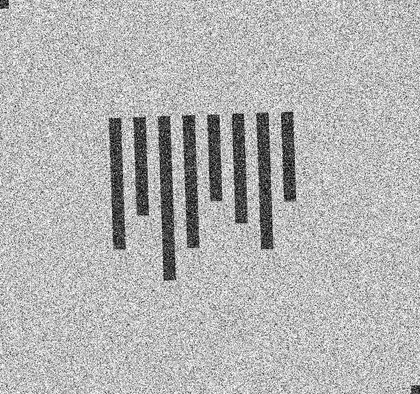
%> input picture resource/noised_0.5.bmp, 420 x 394 px, shrunk from 1024 x 960 before the run
$ octave test_dft.m   (GNU Octave 9; MATLAB toolbox functions it lacks are replaced by stand-ins)
%> lines starting %> are read from the running program, lines starting %| are printed output that depends on the picture
%% 测试频域滤波的效果
clc, clear, close all;
% A = imread('../resource/xx-grating_002_0.bmp');
A = imread('../resource/noised_0.5.bmp');
%> A is the input picture: size 394x420x3 uint8; min 0, max 255, mean 179.9
% x = A;
x = rgb2gray(A);

% y=imnoise(x,'gaussian',0,0.02);  %加入均值为0，方差为0.02的高斯噪声
y = x;
f = double(y); %将数据类型转换成double
F = fft2(f); %二维傅里叶变换
F1 = fftshift(F); %中心化，将低频频谱由四周转换到中心，距离中心越远的频率越高
[M, N] = size(F);
%> M = 394; N = 420
% n = 2;  %巴特沃斯低通滤波器的阶数
D0 = 50;  %设置截止频率为50
m = fix(M/2);
%> m = 197
n = fix(N/2);
%> n = 210
for i=1:M
    for j=1:N
        D = sqrt((i-m)^2+(j-n)^2);
        % h1 = 1 / (1 + (D / D0)^(2 * n));  %计算巴特沃兹低通滤波器
        h2 = exp(-(D.^2)./(2 * (D0^2)));  %计算高斯低通滤波器
        % G1(i,j) = h1 * F1(i,j);
        G2(i,j) = h2 * F1(i,j);
    end
end
% G1 = ifftshift(G1);  %将巴特沃兹低通滤波后的频谱反中心化
% G11 = uint8(real(ifft2(G1)));  %取二维傅里叶反变换后的实部
G2 = ifftshift(G2);  %将高斯低通滤波后的频谱反中心化
G22 = uint8(real(ifft2(G2)));  %取二维傅里叶反变换后的实部
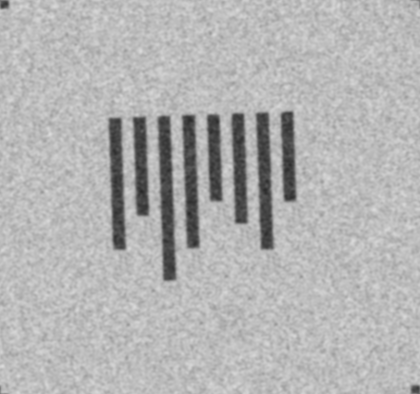
%> G22: size 394x420 uint8; min 39, max 218, mean 179.8
% [8 lines of commented-out code are left out]


subplot(2,2,1),imshow(x),title('原图');
subplot(2,2,2),imshow(G22),title('高斯低通滤波后图像');
subplot(2,2,3),imshow(log(1+abs(F)),[ ]),title('加噪图像的频谱');
%> after `imshow(log(1+abs(F)),[ ])`:
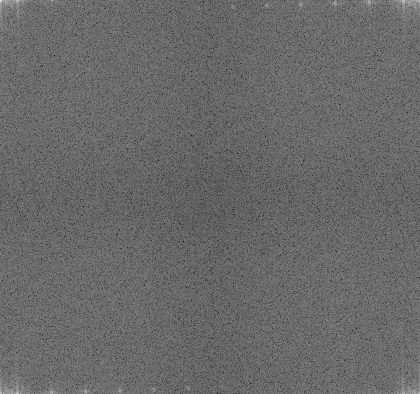
%> displayed picture: size 394x420, on the screen's scale of 0 to 255; min 0, max 255, mean 104.8
subplot(2,2,4),imshow(log(1+abs(F1)),[ ]),title('频谱中心化');
%> after `imshow(log(1+abs(F1)),[ ])`:
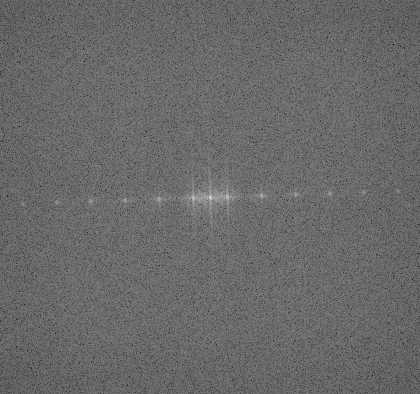
%> displayed picture: size 394x420, on the screen's scale of 0 to 255; min 0, max 255, mean 104.8; mean of the top-left, top-right, bottom-left and bottom-right quarters 104.6, 105, 105, 104.7
figure; imshow(log(1+abs(G2)),[ ]),title('高斯低通滤波器频谱反中心化');
%> after `imshow(log(1+abs(G2)),[ ])`:
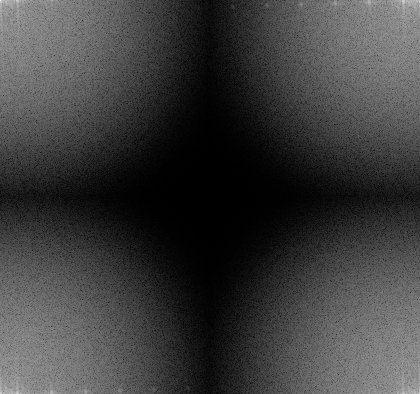
%> displayed picture: size 394x420, on the screen's scale of 0 to 255; min 0, max 255, mean 61.4
